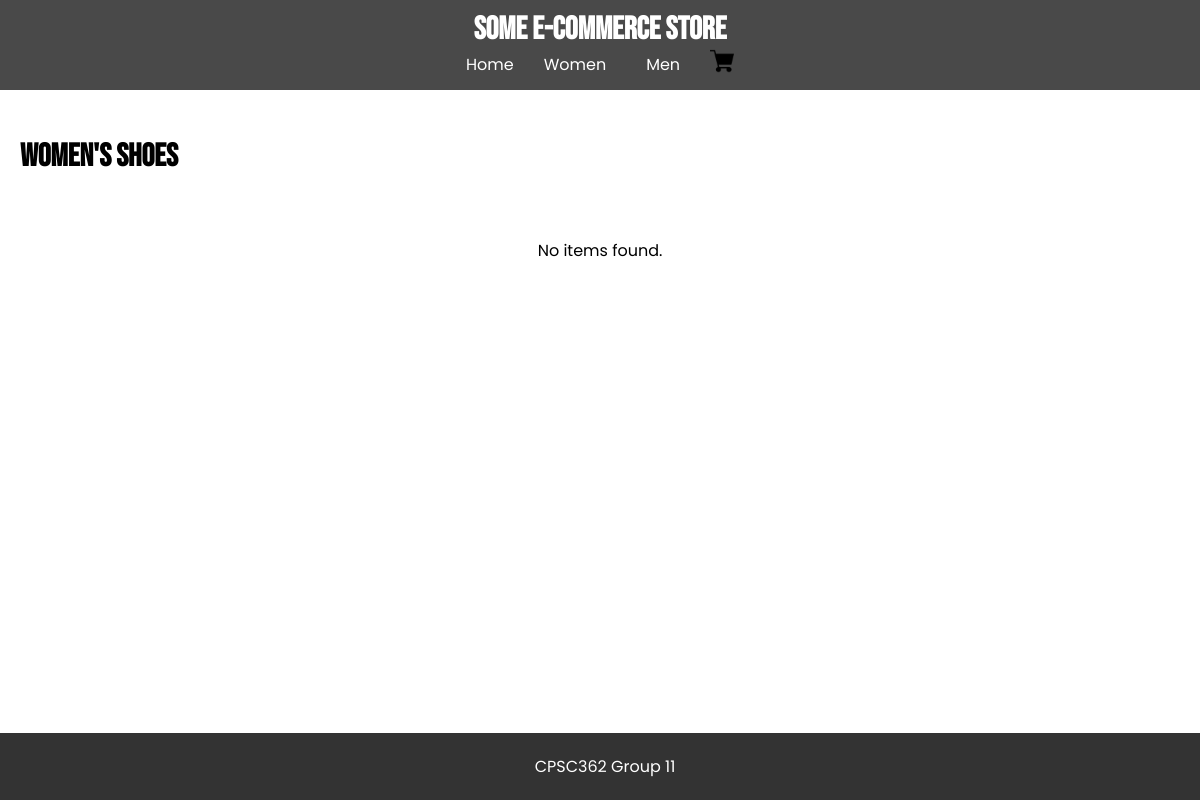
Before: /women/shoes with the older database file.
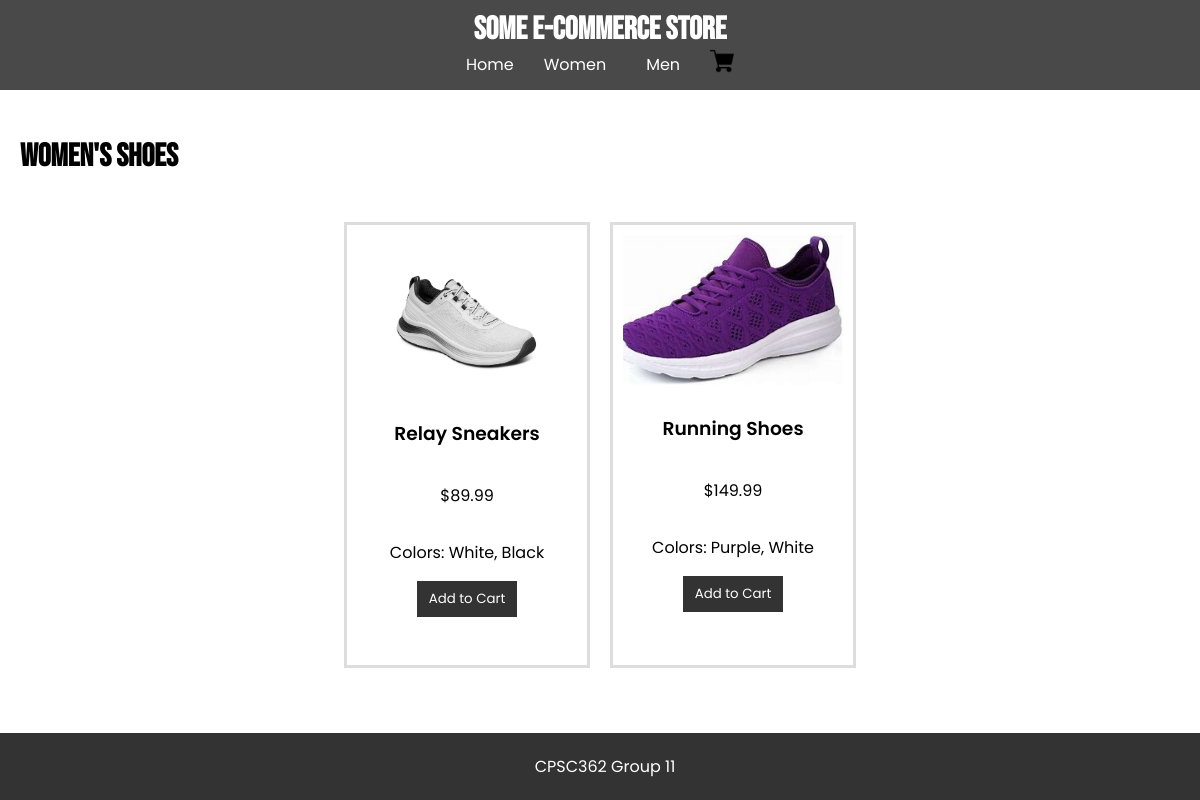
After: the same page with the newer database file.
### tables this page shows
CREATE TABLE items
                    (id TEXT PRIMARY KEY,
                    name TEXT NOT NULL,
                    category TEXT NOT NULL,
                    subcategory TEXT NOT NULL,
                    price REAL NOT NULL,
                    image TEXT,
                    color TEXT);

### app.py (the view)
@app.route('/women/shoes')
def women_shoes():
    with sqlite3.connect(DB_PATH) as con:
        cur = con.cursor()
        cur.execute("SELECT * FROM items WHERE category = 'Women' AND subcategory = 'Shoes'")
        items = cur.fetchall()
    return render_template("women_shoes.html", items=items)

### templates/women_shoes.html (shortened to what this page needs)
{% extends "base.html" %}
{% block content %}
    <h2>Women's Shoes</h2>
    <div class="items">
        {% for item in items %}
            <div class="item">
                <img src="{{ url_for('static', filename='images/' + item[5]) }}" alt="{{ item[1] }}">
                <h3>{{ item[1] }}</h3>
                <p>${{ "%.2f" % item[4] }}</p>
                <p class="colors">Colors: {{ item[6] }}</p>
                <form method="POST" action="{{ url_for('add_to_cart') }}">
                    <button type="submit" class="add-to-cart">Add to Cart</button>
                </form>
            </div>
        {% else %}
            <p>No items found.</p>
        {% endfor %}
    </div>
{% endblock %}

Changed rows visible on the page:
now on this page (row edited): items: image (picture), name "Relay Sneakers", price "89.99", color "White, Black"
now on this page (row edited): items: image (picture), name "Running Shoes", price "149.99", color "Purple, White"
Other visible differences:
text no longer shown: "No items found."
